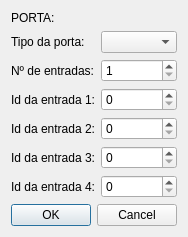
<?xml version="1.0" encoding="UTF-8"?>
<ui version="4.0">
 <class>ModificarPorta</class>
 <widget class="QDialog" name="ModificarPorta">
  <property name="geometry">
   <rect>
    <x>0</x>
    <y>0</y>
    <width>176</width>
    <height>234</height>
   </rect>
  </property>
  <property name="windowTitle">
   <string>Modificar porta</string>
  </property>
  <layout class="QVBoxLayout" name="verticalLayout">
   <item>
    <layout class="QGridLayout" name="gridLayout">
     <item row="0" column="0">
      <widget class="QLabel" name="labelPorta">
       <property name="text">
        <string>PORTA:</string>
       </property>
      </widget>
     </item>
     <item row="0" column="1">
      <widget class="QLabel" name="labelIdPorta">
       <property name="text">
        <string/>
       </property>
      </widget>
     </item>
     <item row="1" column="0">
      <widget class="QLabel" name="labelTipoPorta">
       <property name="text">
        <string>Tipo da porta:</string>
       </property>
      </widget>
     </item>
     <item row="1" column="1">
      <widget class="QComboBox" name="comboTipoPorta"/>
     </item>
     <item row="2" column="0">
      <widget class="QLabel" name="labelNumInputs">
       <property name="text">
        <string>Nº de entradas:</string>
       </property>
      </widget>
     </item>
     <item row="2" column="1">
      <widget class="QSpinBox" name="spinNumInputs">
       <property name="minimum">
        <number>1</number>
       </property>
       <property name="maximum">
        <number>4</number>
       </property>
      </widget>
     </item>
     <item row="3" column="0">
      <widget class="QLabel" name="labelInput1">
       <property name="text">
        <string>Id da entrada 1:</string>
       </property>
      </widget>
     </item>
     <item row="3" column="1">
      <widget class="QSpinBox" name="spinInput1"/>
     </item>
     <item row="4" column="0">
      <widget class="QLabel" name="labelInput2">
       <property name="text">
        <string>Id da entrada 2:</string>
       </property>
      </widget>
     </item>
     <item row="4" column="1">
      <widget class="QSpinBox" name="spinInput2"/>
     </item>
     <item row="5" column="0">
      <widget class="QLabel" name="labelInput3">
       <property name="text">
        <string>Id da entrada 3:</string>
       </property>
      </widget>
     </item>
     <item row="5" column="1">
      <widget class="QSpinBox" name="spinInput3"/>
     </item>
     <item row="6" column="0">
      <widget class="QLabel" name="labelInput4">
       <property name="text">
        <string>Id da entrada 4:</string>
       </property>
      </widget>
     </item>
     <item row="6" column="1">
      <widget class="QSpinBox" name="spinInput4"/>
     </item>
    </layout>
   </item>
   <item>
    <widget class="QDialogButtonBox" name="buttonBox">
     <property name="orientation">
      <enum>Qt::Horizontal</enum>
     </property>
     <property name="standardButtons">
      <set>QDialogButtonBox::Cancel|QDialogButtonBox::Ok</set>
     </property>
     <property name="centerButtons">
      <bool>true</bool>
     </property>
    </widget>
   </item>
  </layout>
 </widget>
 <resources/>
 <connections>
  <connection>
   <sender>buttonBox</sender>
   <signal>accepted()</signal>
   <receiver>ModificarPorta</receiver>
   <slot>accept()</slot>
   <hints>
    <hint type="sourcelabel">
     <x>248</x>
     <y>254</y>
    </hint>
    <hint type="destinationlabel">
     <x>157</x>
     <y>274</y>
    </hint>
   </hints>
  </connection>
  <connection>
   <sender>buttonBox</sender>
   <signal>rejected()</signal>
   <receiver>ModificarPorta</receiver>
   <slot>reject()</slot>
   <hints>
    <hint type="sourcelabel">
     <x>316</x>
     <y>260</y>
    </hint>
    <hint type="destinationlabel">
     <x>286</x>
     <y>274</y>
    </hint>
   </hints>
  </connection>
 </connections>
</ui>
